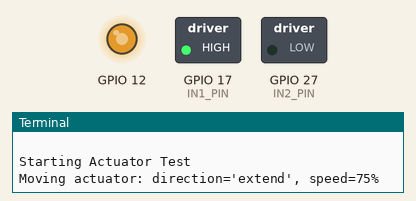
Recording of a program running on a simulated Raspberry Pi (BCM pin numbers). On the bench: switched loads named in the program (green lamp = pin HIGH), output pins drawn as LEDs (lit = HIGH), the last lines printed to the terminal. At 5.0 s the program stops and its outputs stay as they are.

Above: at 0.1 s.
At 3.1 s:
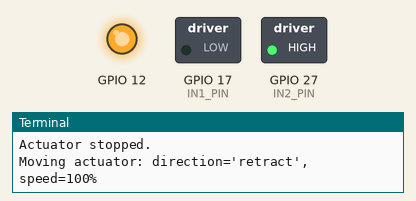
At 5.1 s:
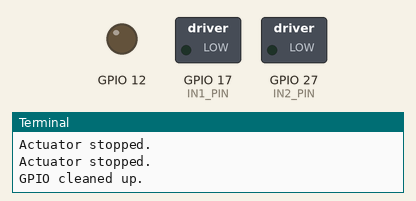
Timing chart, 0 to 6.5 s (numbered marks = the images above):
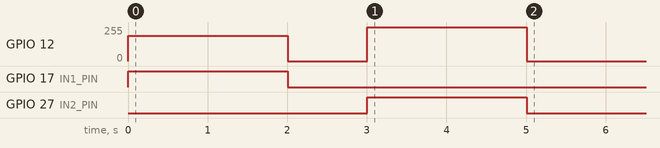

The program:

actuator_test.py
```python
import lgpio
import time

# Configuration
# Control pins for L298N
ENA_PIN = 12
IN1_PIN = 17
IN2_PIN = 27

# PWM settings for speed control
PWM_FREQUENCY = 2000

# Global Handle
h = None


def setup_actuator():
    """Initialize GPIO pins for the L298N driver."""
    global h
    try:
        h = lgpio.gpiochip_open(0)
        # Claim IN1 and IN2 as simple outputs
        lgpio.gpio_claim_output(h, IN1_PIN)
        lgpio.gpio_claim_output(h, IN2_PIN)
        print("GPIO chip opened and pins claimed.")
    except Exception as e:
        print(f"Error setting up GPIO: {e}")
        exit()


def move_actuator(speed, direction):
    """
    Moves the linear actuator.

    Args:
        speed (int): Speed from 0 (stop) to 100 (full speed).
        direction (str): "extend" or "retract".
    """
    if not h:
        print("Actuator not set up.")
        return

    # Set the direction pins
    if direction == "extend":
        lgpio.gpio_write(h, IN1_PIN, 1)
        lgpio.gpio_write(h, IN2_PIN, 0)
    elif direction == "retract":
        lgpio.gpio_write(h, IN1_PIN, 0)
        lgpio.gpio_write(h, IN2_PIN, 1)
    else:
        print("Invalid direction.")
        return

    # Set the speed using PWM on the ENA pin
    print(f"Moving actuator: direction='{direction}', speed={speed}%")
    lgpio.tx_pwm(h, ENA_PIN, PWM_FREQUENCY, speed)


def stop_actuator():
    """Stops the actuator by cutting power and braking."""
    if h:
        # Set PWM duty cycle to 0
        lgpio.tx_pwm(h, ENA_PIN, PWM_FREQUENCY, 0)
        # Set both direction pins low (this can act as a brake on some motors)
        lgpio.gpio_write(h, IN1_PIN, 0)
        lgpio.gpio_write(h, IN2_PIN, 0)
        print("Actuator stopped.")


def cleanup():
    """Stops the motor and releases GPIO resources."""
    if h:
        try:
            stop_actuator()
            lgpio.gpiochip_close(h)
            print("GPIO cleaned up.")
        except Exception as e:
            print(f"Error during cleanup: {e}")


# Main Program
if __name__ == "__main__":
    try:
        setup_actuator()
        print("\nStarting Actuator Test")

        # Extend at 75% speed for 2 seconds
        move_actuator(speed=75, direction="extend")
        time.sleep(2)

        # Stop for 1 second
        stop_actuator()
        time.sleep(1)

        # Retract at full speed for 2 seconds
        move_actuator(speed=100, direction="retract")
        time.sleep(2)

        stop_actuator()

    except KeyboardInterrupt:
        print("\nProgram stopped by user.")
    finally:
        cleanup()
```

Measured:
- by itself, GPIO 12: 0/255 → 191/255 at 0.00 s, → 0/255 2.0 s later, → 255/255 1.0 s later, → 0/255 2.0 s later
- by itself, GPIO 17 (IN1_PIN): LOW → HIGH at 0.00 s, → LOW 2.0 s later
- by itself, GPIO 27 (IN2_PIN): LOW → HIGH at 3.0 s, → LOW 2.0 s later
